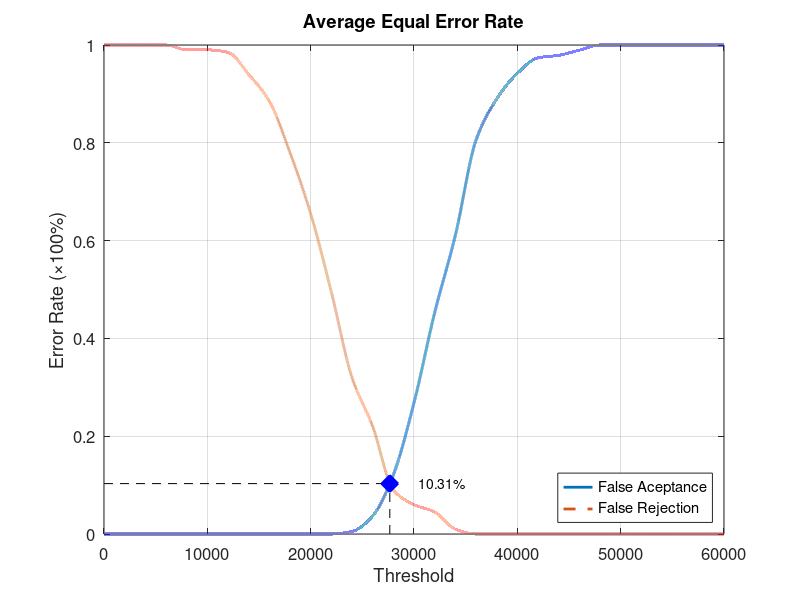
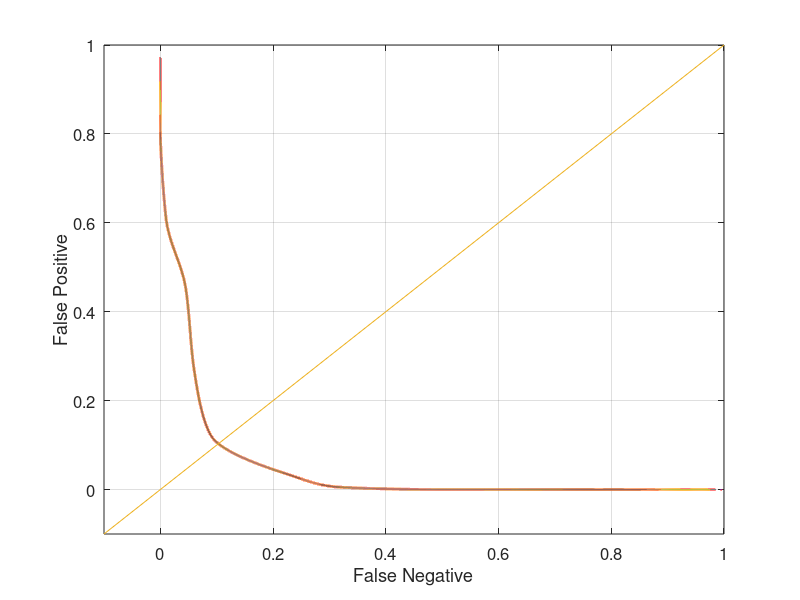

These charts were generated, in order, by the following MATLAB code:
function yEER = Database1_2
close all;
clear;
clc;
x = 0:2000:60000;
xq = 0:0.5:60000;

y0 = [0 0 0 0 0 0 0 0 0 0 0 0 0.00526316 0.0368421 0.121053 0.268421 0.452632 0.610526 0.805263 0.889474 0.942105 0.973684 0.978947 0.989474 1 1 1 1 1 1 1];
yy0 = interp1(x, y0, xq, 'pchip');
y1 = [1 1 1 1 0.99 0.99 0.985 0.94 0.885 0.78 0.655 0.495 0.32 0.22 0.09 0.06 0.045 0.01 0 0 0 0 0 0 0 0 0 0 0 0 0];
yy1 = interp1(x, y1, xq, 'pchip');

% Calculating EER: 
y2 = abs(y0 - y1);
find(y2 == min(y2))
yy2 = abs(yy0 - yy1);
xEER = find(yy2 == min(yy2));
xEERIndex = xq(xEER) % X-axis EER
yEER = yy0(xEER) % Y-axis EER

main = figure
plot(xq, yy0,'-','LineWidth', 2);	hold on
plot(xq, yy1,'--','LineWidth', 2);	hold on
plot([xEERIndex xEERIndex], [0 yEER], 'k--');	hold on
plot([0 xEERIndex], [yEER yEER], 'k--');	hold on
plot(xEERIndex, yEER, 'bx', 'LineWidth', 10);	hold on
text(xEERIndex + 10 * xEERIndex / 100, yEER, [num2str(round((10000 * yEER)) / 100) '%'])
legend('False Aceptance', 'False Rejection', 'Location', 'SouthEast')
xlabel('Threshold')
ylabel('Error Rate (\times100%)')
title('Average Equal Error Rate')
set(gca, 'FontSize', 12)
axis([0 60000 0 1])
grid on

print(main, 'Database1_2Main', '-dpng');
FNRxFPR = figure('Color', [1 1 1]);
plot(yy1, yy0, '-', yy1, yy0, 'LineWidth', 2);
hold on
y = -0.1:0.1:1
plot(y, y); 
set(gca, 'FontSize', 12)
xlabel('False Negative')
ylabel('False Positive')
axis([-0.1 1 -0.1 1])
set(gca, 'FontSize', 12)
grid on

print(FNRxFPR, 'Database1_2FNRxFPR','-dpng');
end
